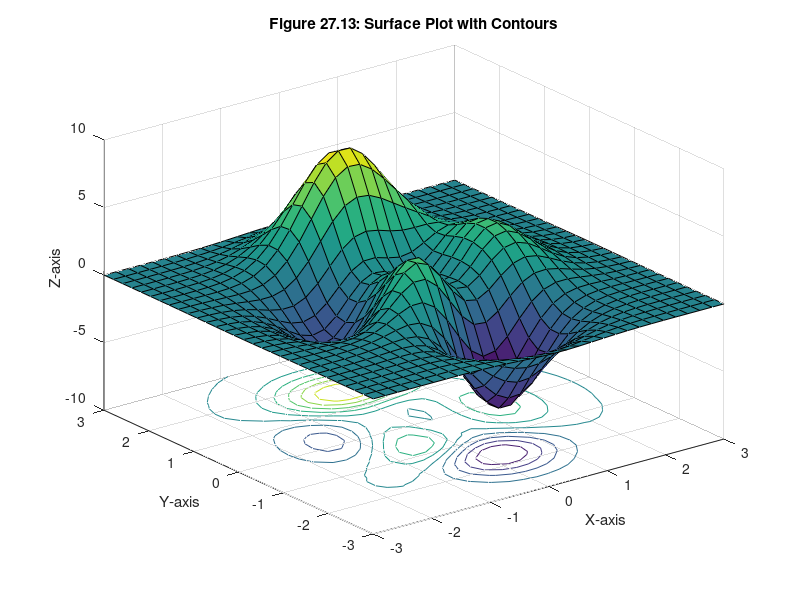

Write the MATLAB code that produced this figure.
[X,Y,Z] = peaks(30);
surfc(X,Y,Z)  % surf plot with contour plot
xlabel('X-axis'), ylabel('Y-axis'), zlabel('Z-axis')
title('Figure 27.13: Surface Plot with Contours')
